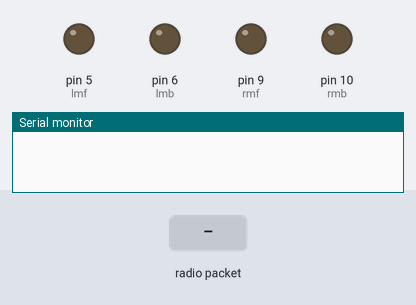
The sketch below on a simulated Arduino Uno, built with avr-gcc and run on an emulated ATmega328P. Parts: output pins drawn as LEDs (lit = HIGH), the last lines printed to the serial monitor. The inputs (shaded band) are chosen by the test bench. No radio packets arrive unless stated.

Above: at 2.2 s.
2.3 s: radio packet "1" arrives
At 2.8 s:
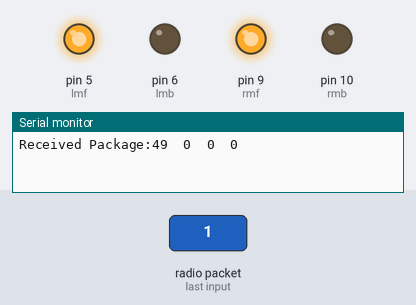
Timing chart, 0 to 5.3 s (numbered marks = the images above; inputs shaded):
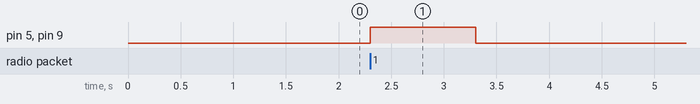

The sketch:

RF_BOT_Driver.ino
```cpp
#include <SPI.h>
#include "RF24.h"

#define lf_speed 5   //left front chip enable pin
#define rf_speed 10  //right front chip enable pin
#define lb_speed 6   //left back chip enable pin
#define rb_speed 11  //right back chip enable pin
#define lmf 5   //left motor forward
#define lmb 6   //left motor back
#define rmf 9   //right motor forward
#define rmb 10   //left motor back

int l_speed=255; // set left drive speed in the range 0 to 255
int r_speed=255; // set right drive speed in the range 0 to 255

//turn left
void left ()
{
  digitalWrite(lmf, LOW);
  digitalWrite(lmb, HIGH);
  digitalWrite(rmf, HIGH);
  digitalWrite(rmb, LOW);
}

//turn right
void right ()
{
  digitalWrite(lmf, HIGH);
  digitalWrite(lmb, LOW);
  digitalWrite(rmf, LOW);
  digitalWrite(rmb, HIGH);
}

//move forward
void fwd ()
{
  digitalWrite(lmf, HIGH);
  digitalWrite(lmb, LOW);
  digitalWrite(rmf, HIGH);
  digitalWrite(rmb, LOW);
}

//move backwards
void rev ()
{
  digitalWrite(lmf, LOW);
  digitalWrite(lmb, HIGH);
  digitalWrite(rmf, LOW);
  digitalWrite(rmb, HIGH);
}

//stop motion
void stp ()
{
  digitalWrite(lmf, LOW);
  digitalWrite(lmb, LOW);
  digitalWrite(rmf, LOW);
  digitalWrite(rmb, LOW);
}

void motor_init()
{
  pinMode(lmf , OUTPUT);
  pinMode(lmb , OUTPUT);
  pinMode(rmf , OUTPUT);
  pinMode(rmb , OUTPUT);
  analogWrite( lmf, 0);
  analogWrite( rmf, 0);
  analogWrite( lmb, 0);
  analogWrite( rmb, 0);
}

RF24 myRadio (7, 8);
struct package
{
  int lx;
  int ly;
  int rx;
  int ry;
  int l_key;
  int r_key;
};


byte addresses[][6] = {"0"};


typedef struct package Package;
Package data;

void setup()
{
  Serial.begin(115200);
  delay(1000);
  motor_init();
  myRadio.begin();
  myRadio.setChannel(115);
  myRadio.setPALevel(RF24_PA_LOW);
  myRadio.setDataRate( RF24_250KBPS ) ;
  myRadio.openReadingPipe(1, addresses[0]);
  myRadio.startListening();
}

double t = 0;

void loop()
{

  if ( myRadio.available())
  {
    while (myRadio.available())
    {
      myRadio.read( &data, sizeof(data) );
    }
    Serial.print("\nReceived Package:");
    Serial.print(data.lx);
    Serial.print("  ");
    Serial.print(data.ly);
    Serial.print("  ");
    Serial.print(data.rx);
    Serial.print("  ");
    Serial.print(data.ry);
    Serial.println("  ");
    if(data.ly > 600)
    {
      analogWrite(lmb, (data.ly - 512)/2);
      analogWrite(lmf, 0);
    }
    else if(data.ly < 400)
    {
      analogWrite(lmf, ((512 - data.ly)/2)-1);
      analogWrite(lmb, 0);
    }
    else
    {
      analogWrite(lmb, 0);
      analogWrite(lmf, 0);
    }

     if(data.ry > 600)
    {
      analogWrite(rmb, (data.ry - 512)/2);
      analogWrite(rmf, 0);
    }
    else if(data.ry < 400)
    {
      analogWrite(rmf, ((512 - data.ry)/2)-1);
      analogWrite(rmb, 0);
    }
    else
    {
      analogWrite(rmb, 0);
      analogWrite(rmf, 0);
    }
    t=millis();
  }
  if(millis() > t+1000)
    stp();
  //Serial.print("* ");

}
```

Measured:
- after the input at 2.3 s, pin 5 (lmf), pin 9 (rmf): LOW → HIGH at once, → LOW 1.0 s later
